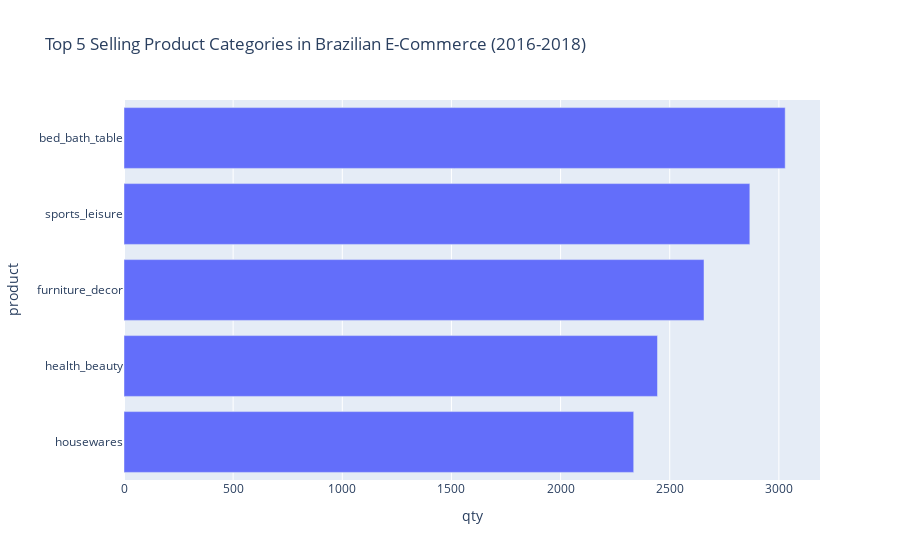

Notebook source saved alongside this figure:
### Code cell
# Plotting selling product categories quantity data
fig3 = px.bar(r4_top, x="qty", y="product", orientation='h', barmode="group", title='Top 5 Selling Product Categories in Brazilian E-Commerce (2016-2018)')
fig3.update_layout(yaxis={'categoryorder':'total ascending'})
fig3.show()

### Figure 1 — Plotly figure (JSON) as saved in the notebook; plotly's stock layout.template omitted (floating-point values rounded to 4 significant figures)
{"data": [{"alignmentgroup": "True", "hovertemplate": "qty=%{x}<br>product=%{y}<extra></extra>", "legendgroup": "", "marker": {"color": "#636efa"}, "name": "", "offsetgroup": "", "orientation": "h", "showlegend": false, "textposition": "auto", "type": "bar", "x": [3029, 2867, 2657, 2444, 2335], "xaxis": "x", "y": ["bed_bath_table", "sports_leisure", "furniture_decor", "health_beauty", "housewares"], "yaxis": "y"}], "layout": {"barmode": "group", "legend": {"tracegroupgap": 0}, "title": {"text": "Top 5 Selling Product Categories in Brazilian E-Commerce (2016-2018)"}, "xaxis": {"anchor": "y", "domain": [0, 1], "title": {"text": "qty"}}, "yaxis": {"anchor": "x", "categoryorder": "total ascending", "domain": [0, 1], "title": {"text": "product"}}}}
